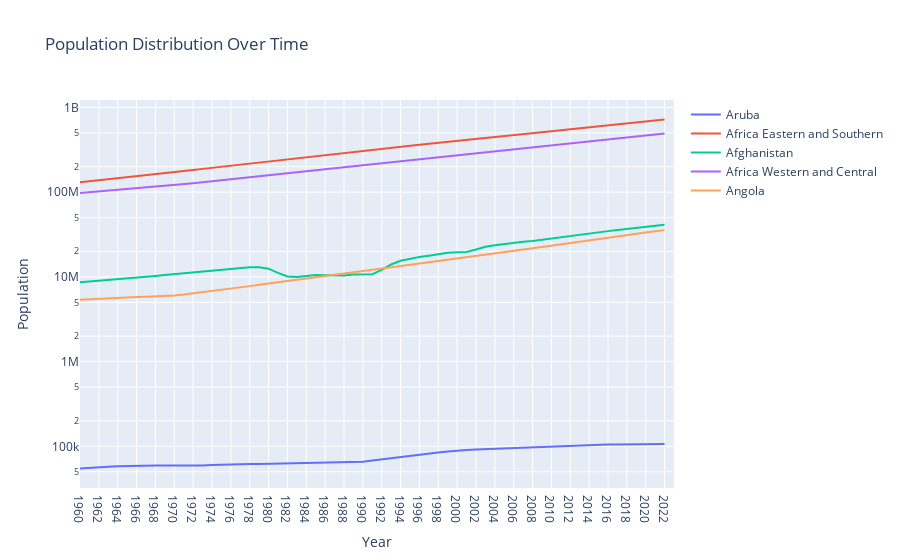
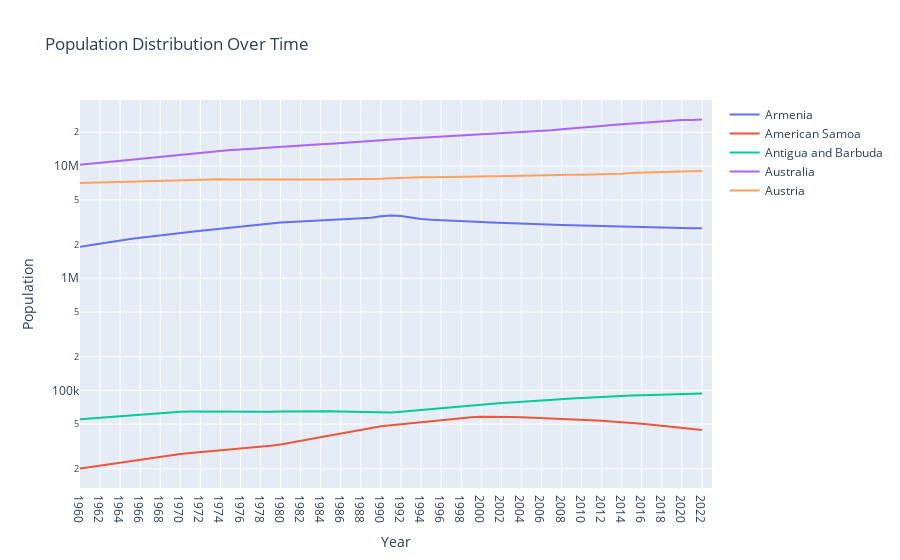
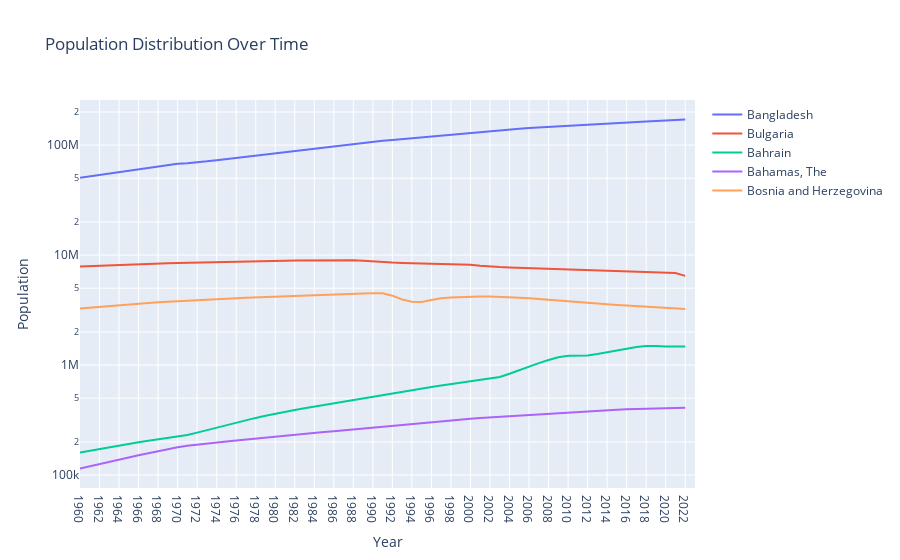
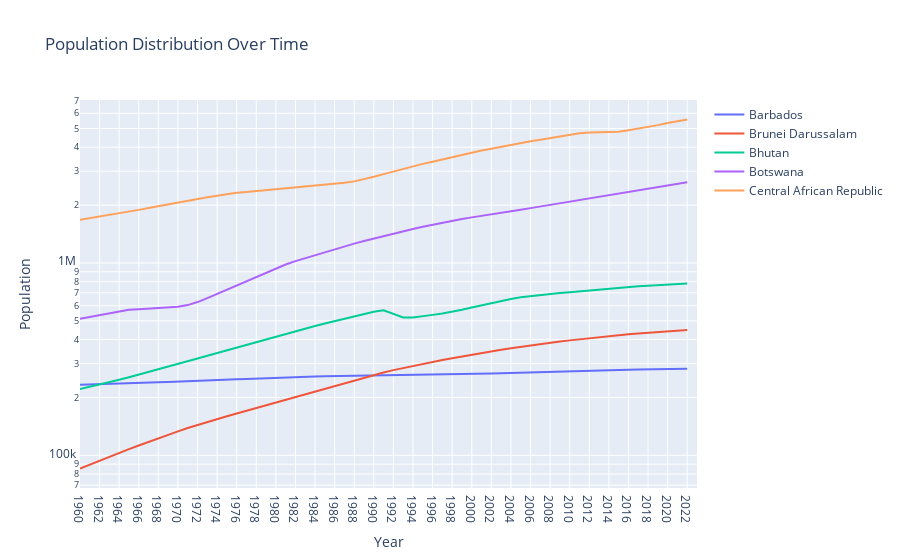

The notebook cell these images were saved under, in order:
### Markdown cell above
# Line graph

### Code cell
country_batches = [df['Country Name'].unique()[i:i+5] for i in range(0, len(df['Country Name'].unique()), 10)]
for batch in country_batches:
    traces = []
    for country in batch:
        country_data = df[df['Country Name'] == country]
        population_data = country_data.iloc[:, 4:].values.tolist()[0]
        trace = go.Scatter(x=continuous_columns, y=population_data, mode='lines', name=country)
        traces.append(trace)

    layout = go.Layout(title='Population Distribution Over Time',
                       xaxis=dict(title='Year'),
                       yaxis=dict(title='Population', type='log'),  # Set y-axis scale to logarithmic
                       margin=dict(b=50))

    fig = go.Figure(data=traces, layout=layout)
    fig.show()
